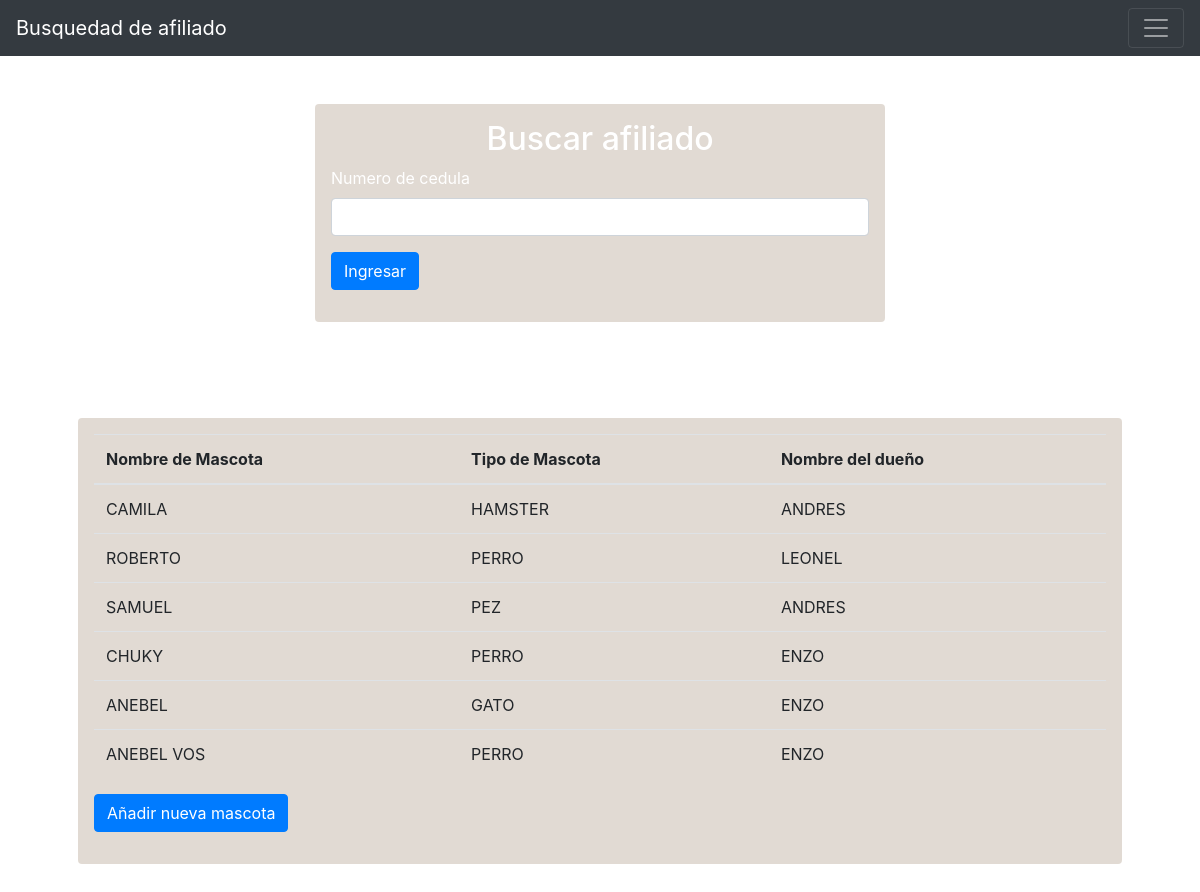
Page /ingresar_mascota.php on the committed database.
### tables this page shows
CREATE TABLE `registro` (
  `codigo` int(11) NOT NULL,
  `cedula` bigint(10) NOT NULL,
  `nombre` varchar(200) NOT NULL,
  `apellido` varchar(200) NOT NULL,
  `correo` varchar(200) NOT NULL,
  `direccion` text NOT NULL,
  `nombre_animal` varchar(200) NOT NULL,
  `edad_animal` int(11) NOT NULL,
  `tipo_animal` varchar(200) NOT NULL,
  `sexo_animal` varchar(200) NOT NULL,
  `descripcion` text NOT NULL
);

### ingresar_mascota.php (the view, shortened to what this page needs)
<?php include_once("conexion.php");
?>
<!DOCTYPE html>
<html lang="es">
<head>
    <link rel="stylesheet" href="css/bootstrap.css">
</head>
<body class="fondo">
    <nav class="navbar navbar-dark bg-dark">
        <a class="navbar-brand" href="#">Busquedad de afiliado</a>
        <button class="navbar-toggler" type="button" data-toggle="collapse" data-target="#navbarText" aria-controls="navbarText" aria-expanded="false" aria-label="Toggle navigation">
            <span class="navbar-toggler-icon"></span>
        </button>
    </nav>
    <div class="">
        <div class="container">
            <div class="row d-flex justify-content-center">
                <div class="m-5 p-3 text-white rounded col-6" style="background-color: rgba(218, 210, 201, 0.808);">
                    <form action="" method="post">
                        <div class="form-row justify-content-center">
                            <h2>Buscar afiliado</h2>
                        </div>
                        <div class="form-group">
                            <label for="NumeroCD">Numero de cedula</label>
                            <input type="text" class="form-control" name="ced"id="NumeroCD" >
                        </div>
                        <div class="form-group">
                            <button type="submit" class="btn btn-primary" name="btn">Ingresar</button>
                        </div>
                    </form>
                </div>
            </div>
            <div class="row d-flex justify-content-center" >
            <div class="m-5 p-3 text-white rounded col d-block" style="background-color: rgba(218, 210, 201, 0.808);">
                    <table class="table">
                        <thead>
                          <tr>
                            <th scope="col">Nombre de Mascota</th>
                            <th scope="col">Tipo de Mascota</th>
                            <th scope="col">Nombre del dueño</th>
                          </tr>
                        </thead>
                        <tbody>
                            <?php if (!isset($_POST['btn'])) {
                                $consulta="SELECT nombre,nombre_animal,tipo_animal FROM registro";
                                $resultado=mysqli_query($con,$consulta);
                                foreach ($resultado as $r) {
                            ?>
                            <tr>
                                <td><?php echo($r['nombre_animal']);?></td>
                                <td><?php echo($r['tipo_animal']);?></td>
                                <td><?php echo($r['nombre']);?></td>
                            </tr>
                            <?php }
                        }?>
                        </tbody>
                      </table>
                      <div class="form-group">
                        <a href="registro.php" class="btn btn-primary">Añadir nueva mascota</a>
                    </div>
                </div>
            </div>
        </div>
    </div>
</body>
</html>

### ingresar_mascota.php (style rules this page uses)
.fondo { background-image: url("img/fondo.jpg"); background-repeat: no-repeat; background-position: center center; background-size: cover; height: 100vh; min-height: 60rem; }

### rows in the picture
registro: nombre_animal "CAMILA", tipo_animal "HAMSTER", nombre "ANDRES"
registro: nombre_animal "ROBERTO", tipo_animal "PERRO", nombre "LEONEL"
registro: nombre_animal "SAMUEL", tipo_animal "PEZ", nombre "ANDRES"
registro: nombre_animal "CHUKY", tipo_animal "PERRO", nombre "ENZO"
registro: nombre_animal "ANEBEL", tipo_animal "GATO", nombre "ENZO"
registro: nombre_animal "ANEBEL VOS", tipo_animal "PERRO", nombre "ENZO"
